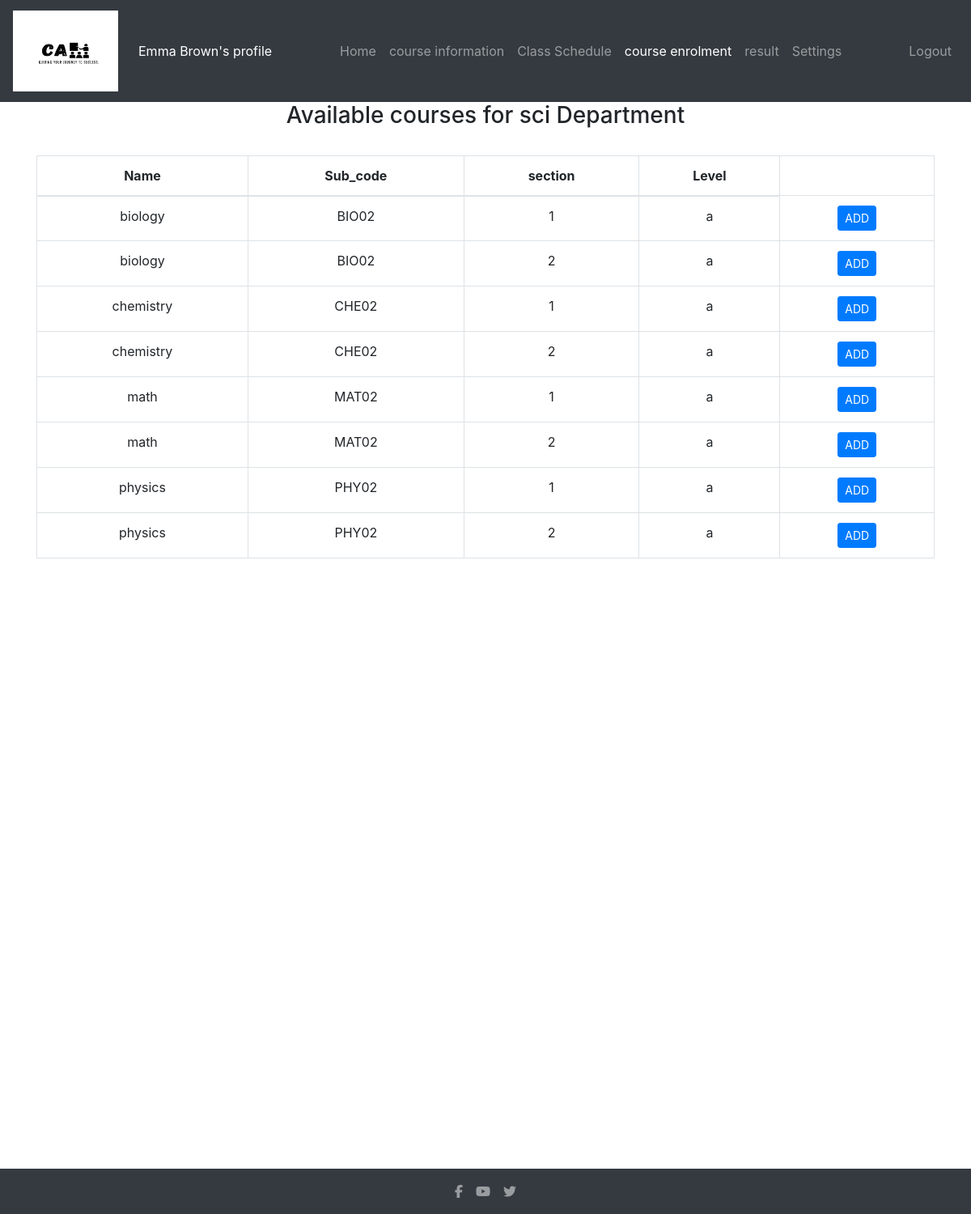
Screenshot of /studentenrol.php (signed in) with the database file from the repository.
### tables this page shows
create table Student( ID int auto_increment,user_name varchar(50),name varchar(50), password varchar(20), email varchar(50) not null, phone int(11), Dep_name varchar(20), level char(1), enroll_date date default curdate(), Primary key(ID),foreign key(Dep_name, level) references Department(name, level));

create table have( Sub_code varchar(15), Dep_name varchar(20), level char(1), Primary key(Sub_code, Dep_name,level), Foreign key(Sub_code) references Subject(code), Foreign key(Dep_name, level) references Department(name,level));

create table Subject( code varchar(15) not null, name char(50), primary key(code));

create table Schedule(Sub_code varchar(15), section int(2), room_no varchar(8), day1 varchar(11),day2 varchar(11), time time, primary key(section, Sub_code), foreign key (Sub_code) references Subject(code));

### studentenrol.php (the view, shortened to what this page needs)
<?php
include ('connect.php');
$id_query = "SELECT ID,Name,Dep_name,level FROM student WHERE user_name = '" . $_SESSION["username"] . "'";
$id_result = mysqli_query($db, $id_query);
$subCodeArray = array();
if ($id_result) {
    $row = mysqli_fetch_assoc($id_result);
    $id = $row["ID"];
    $dep = $row["Dep_name"];
    $lev=$row["level"];
    $name= $row["Name"];
}
$queryIN = "Select s.name, h.Sub_code, h.Dep_name, h.level, sch.section
            FROM have h
            JOIN schedule sch ON sch.Sub_code = h.Sub_code
            JOIN subject s ON s.code = h.Sub_code
            WHERE h.Dep_name = '$dep' AND h.sub_code NOT IN ('" . implode("','", $subCodeArray) . "') AND h.level='$lev'  ";
$resultIN = mysqli_query($db, $queryIN);
?>
<!DOCTYPE html>
<html lang="en">
<head>
    <link rel="stylesheet" href="https://maxcdn.bootstrapcdn.com/bootstrap/4.5.2/css/bootstrap.min.css">
</head>
<body style="height: 1500px;">
    <nav class="navbar navbar-expand-lg navbar-dark bg-dark">
        <a class="navbar-brand" href="#">
            <img src="4.logo.jpg" alt="Image" width="130" height="100">
        </a>
        <div class="collapse navbar-collapse" id="navbarNa">
           <ul class="navbar-nav">
                <li class="nav-item">
                   <p1 style="color:white">&nbsp; <?php echo $name; ?>'s profile &nbsp;</p1>
                </li>
            </ul>
            <ul class="navbar-nav mx-auto">
                <li class="nav-item">
                    <a class="nav-link" href="studentview.php">Home</a>
                </li>
                <li class="nav-item">
                    <a class="nav-link" href="studentcourse.php">course information</a>
                </li>
                <li class="nav-item">
                    <a class="nav-link" href="studentschedule.php">Class Schedule</a>
                </li>
                <li class="nav-item active">
                    <a class="nav-link" href="studentenrol.php">course enrolment</a>
                </li>
                <li class="nav-item">
                    <a class="nav-link" href="studentresult.php">result</a>
                </li>
                <li class="nav-item">
                    <a class="nav-link" href="studentsetting.php">Settings</a>
                </li>
            </ul>
            <ul class="navbar-nav">
                <li class="nav-item">
                    <a class="nav-link" href="home.php">Logout</a>
                </li>
            </ul>
        </div>
    </nav>
    <h3 style="text-align: center;">Available courses for <?php echo $dep ?> Department</h3><br>
    <div class="container">
    <table class="table table-bordered text-center">
        <thead>
            <tr>
                <th>Name</th>
                <th>Sub_code</th>
                <th>section</th>
                <th>Level</th>
            </tr>
        </thead>
        <tbody>
            <?php while ($rowIN = mysqli_fetch_assoc($resultIN)) : ?>
                <tr>
                    <td><?php echo $rowIN["name"]; ?></td>
                    <td><?php echo $rowIN["Sub_code"]; ?></td>
                    <td><?php echo $rowIN["section"]; ?></td>
                    <td><?php echo $rowIN["level"]; ?></td>
                    <td><a href="studentadd.php?id=<?php echo $id;?>&Sub_code=<?php echo $rowIN["Sub_code"];?>&section=<?php echo $rowIN["section"];?>" class="btn btn-primary btn-sm">ADD</a></td>
                </tr>
            <?php endwhile; ?>
        </tbody>
    </table>
     <br>
     <br>
</div>
    <nav class="navbar navbar-expand-lg navbar-dark bg-dark fixed-bottom">
        <ul class="navbar-nav mx-auto">
            <li class="nav-item">
                <a class="nav-link" href="https://www.facebook.com">
                    <i class="fab fa-facebook-f"></i>
                </a>
            </li>
            <li class="nav-item">
                <a class="nav-link" href="https://www.youtube.com">
                    <i class="fab fa-youtube"></i>
                </a>
            </li>
            <li class="nav-item">
                <a class="nav-link" href="https://www.twitter.com">
                    <i class="fab fa-twitter"></i>
                </a>
            </li>
        </ul>
    </nav>
</body>
</html>

### rows the page displays
student: name "Emma Brown", Dep_name "sci"
have: Sub_code.name "biology", Sub_code "BIO02", schedule.section "1", level "a", schedule.section "2"
have: Sub_code.name "chemistry", Sub_code "CHE02", schedule.section "1", level "a", schedule.section "2"
have: Sub_code.name "math", Sub_code "MAT02", schedule.section "1", level "a", schedule.section "2"
have: Sub_code.name "physics", Sub_code "PHY02", schedule.section "1", level "a", schedule.section "2"
